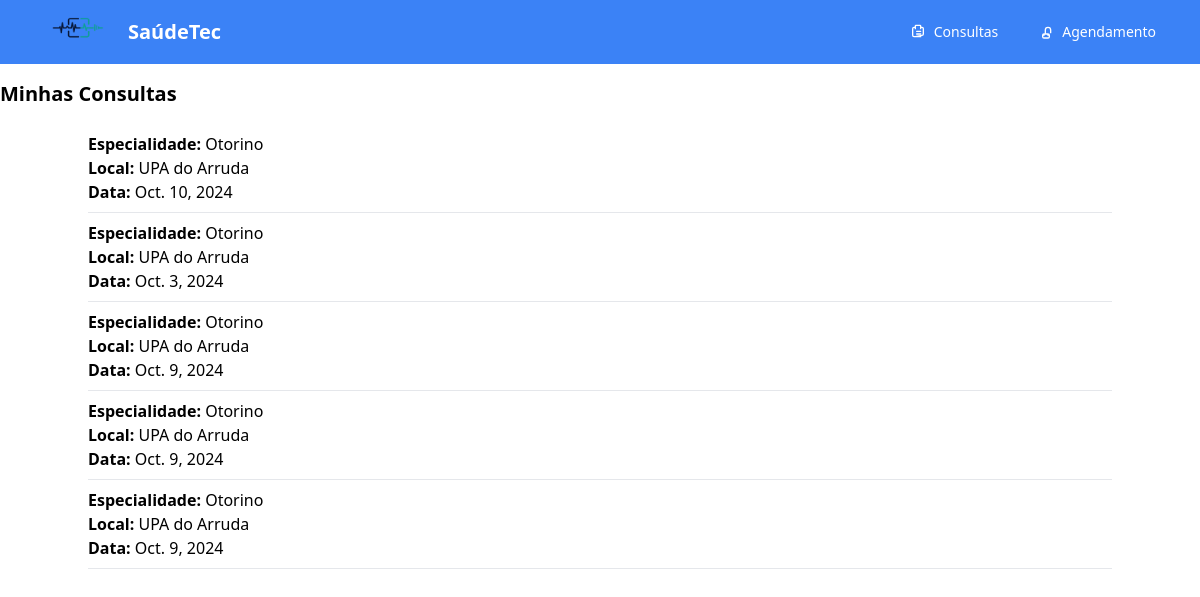
The app's page /consultas/ (signed in), older data.
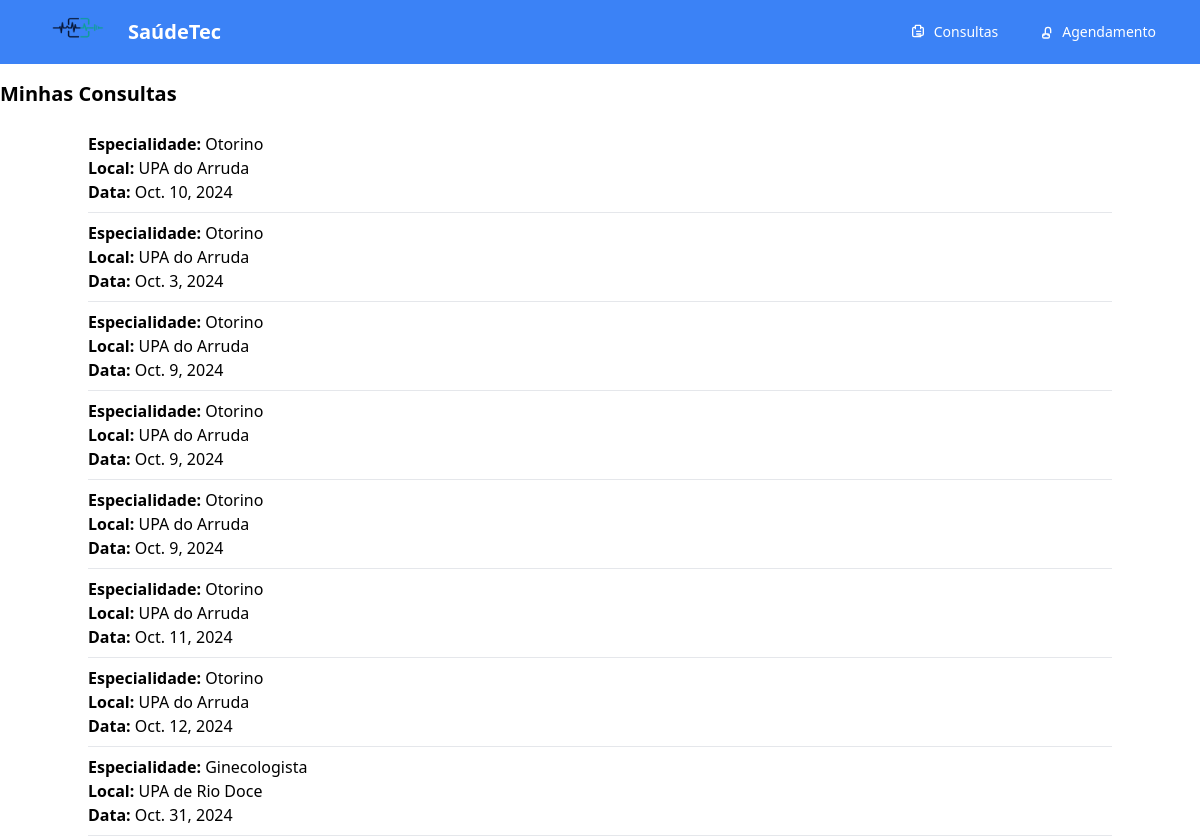
The same page, newer data.
### saude/models.py (models this page shows, shortened)
class Consulta(models.Model):
    usuario = models.ForeignKey(User, on_delete=models.CASCADE)
    especialidade = models.ForeignKey('saude.especialidade', on_delete=models.CASCADE)
    local = models.ForeignKey(Local, on_delete=models.CASCADE)
    data = models.DateField()
    especialista = models.CharField(max_length=100)

class Especialidade(models.Model):
    nome = models.CharField(max_length=100)

class Local(models.Model):
    nome = models.CharField(max_length=100)

### saude/views.py (the view)
# urls.py: path('consultas/', ConsultasView.as_view(), name='consultas'),
class ConsultasView(View):
    def get(self, request):
        consultas = Consulta.objects.filter(usuario=request.user)
        return render(request, 'consultas.html', {'consultas': consultas})

### saude/templates/consultas.html (shortened to what this page needs)
<!DOCTYPE html>
<html lang="pt-BR">
  <head>
    <link href="https://cdn.jsdelivr.net/npm/tailwindcss@2.2.19/dist/tailwind.min.css" rel="stylesheet" />
  </head>
  <body>
    {% load static %}
    <nav class="bg-blue-500 text-white">
      <div class="max-w-7xl mx-auto sm:px-6 lg:px-8">
        <div class="flex items-center justify-between h-16">
          <div class="flex items-center">
            <a href="{% url 'saude:menu' %}">
              <img class="h-24 object-cover text-center" src="{%static '/saudetec1.png'%}" alt="Logo SaúdeTec" />
            </a>
            <a href="{% url 'saude:menu' %}">
              <span class="text-xl font-bold">SaúdeTec</span>
            </a>
          </div>
          <div class="hidden md:block">
            <div class="ml-10 flex items-baseline space-x-4">
              <a href="{% url 'saude:consultas' %}">
                <button class="flex items-center text-white hover:bg-[#5a95f5] px-3 py-2 rounded-md text-sm font-medium">
                  Consultas
                </button>
              </a>
              <a href="{% url 'saude:agendamento' %}">
                <button class="flex items-center text-white hover:bg-[#5a95f5] px-3 py-2 rounded-md text-sm font-medium">
                  <svg xmlns="http://www.w3.org/2000/svg" class="mr-2 h-4 w-4" fill="none" viewBox="0 0 24 24" stroke="currentColor">
                    <path stroke-linecap="round" stroke-linejoin="round" stroke-width="2" d="M9 17v-2h6v2m0 4H9a2 2 0 01-2-2v-2a2 2 0 012-2h6a2 2 0 012 2v2a2 2 0 01-2 2zm-4-8v-4a4 4 0 118 0v4" />
                  </svg>
                  Agendamento
                </button>
              </a>
            </div>
          </div>
        </div>
      </div>
    </nav>
    <h1 class="text-xl font-bold my-4">Minhas Consultas</h1>
    <div class="container mx-auto">
      {% for consulta in consultas %}
      <div class="border-b py-2">
        <p><strong>Especialidade:</strong> {{ consulta.especialidade.nome }}</p>
        <p><strong>Local:</strong> {{ consulta.local.nome }}</p>
        <p><strong>Data:</strong> {{ consulta.data }}</p>
      </div>
      {% endfor %}
    </div>
  </body>
</html>

Row changes from the older to the newer data that the page shows:
added Consulta: especialidade.nome "Otorino", local.nome "UPA do Arruda", data "Oct. 11, 2024"
added Consulta: especialidade.nome "Otorino", local.nome "UPA do Arruda", data "Oct. 12, 2024"
added Consulta: especialidade.nome "Ginecologista", local.nome "UPA de Rio Doce", data "Oct. 31, 2024"
